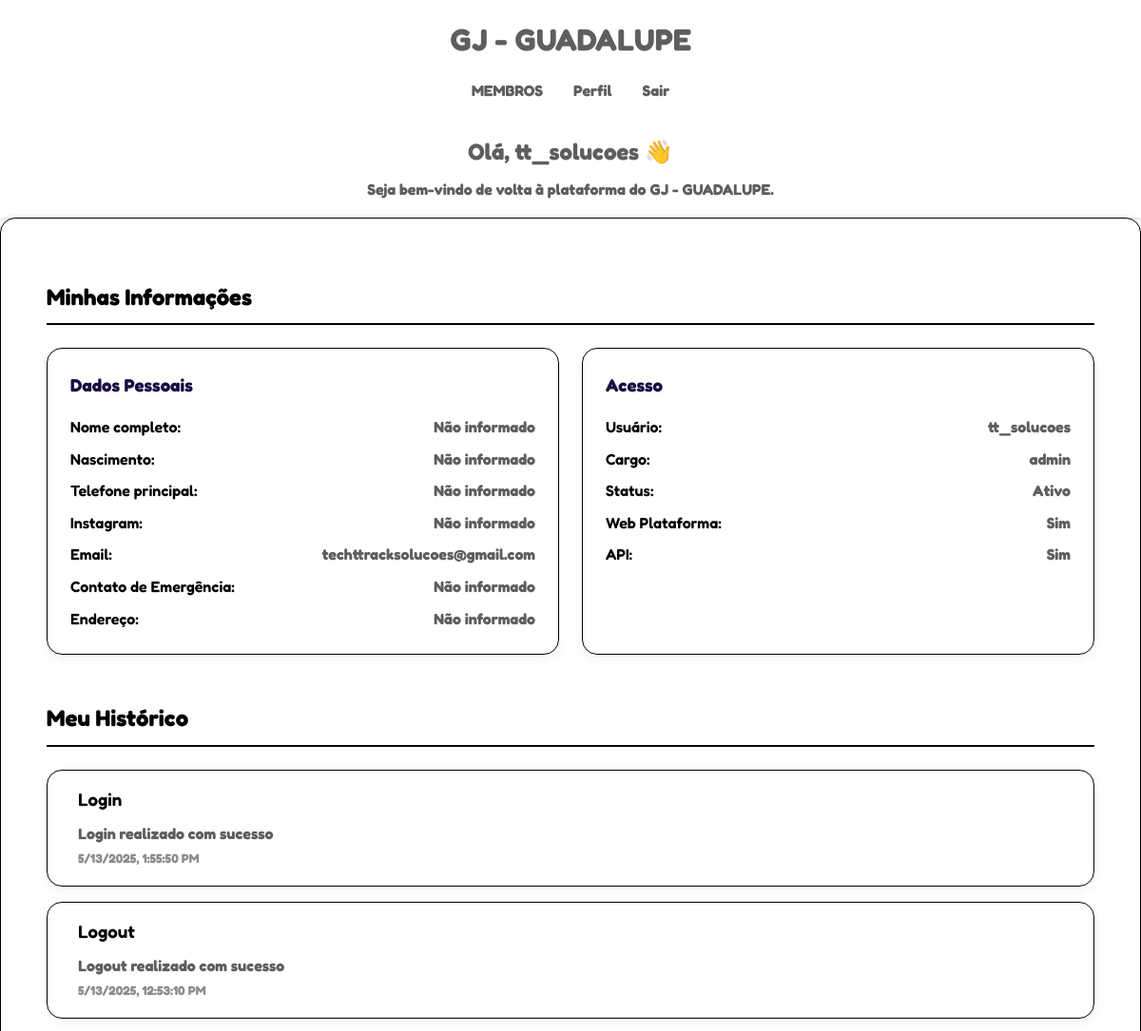
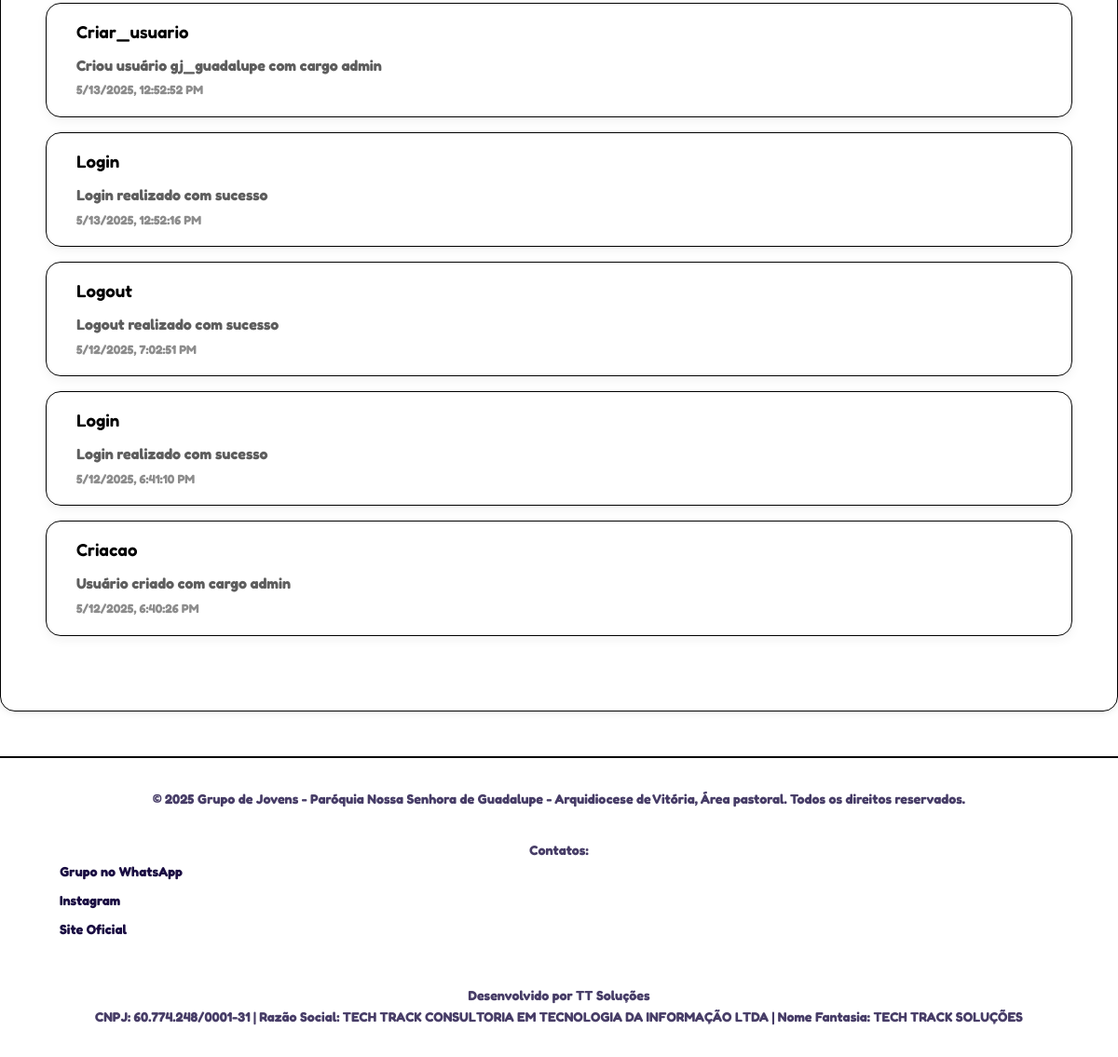
The app's page /perfil (signed in) with its own data (2 pictures, top to bottom).
### tables this page shows
CREATE TABLE usuarios (
    id INTEGER PRIMARY KEY AUTOINCREMENT,
    username TEXT UNIQUE NOT NULL,
    email TEXT NOT NULL,
    senha_hash TEXT NOT NULL,
    cargo TEXT NOT NULL DEFAULT 'user',
    acesso_api BOOLEAN DEFAULT FALSE,
    criado_em TIMESTAMP DEFAULT CURRENT_TIMESTAMP
, nome_completo TEXT, telefone TEXT, instagram TEXT, contato_emergencia TEXT, data_nascimento TEXT, endereco TEXT);

CREATE TABLE logs_usuarios (
    id INTEGER PRIMARY KEY AUTOINCREMENT,
    usuario_id INTEGER NOT NULL,
    acao TEXT NOT NULL,
    detalhes TEXT,
    data_hora TIMESTAMP DEFAULT CURRENT_TIMESTAMP,
    FOREIGN KEY (usuario_id) REFERENCES usuarios(id)
);

### app/routes/perfil.py (the view)
@app.route('/perfil')
def perfil():
    if 'user' not in session:
        return render_template('pages/public/home.html')
    username = session['user']['username']
    user_data = detalhar_usuario(username)
    print(user_data)
    user_logs = log_usuario(username)
    print(user_logs)
    return render_template('pages/private/perfil.html', user=user_data, logs=user_logs)

### app/routes/geral.py (called while the page is built)
@app.context_processor
def inject_now():
    if 'user' not in session:
        user = { 'is_authenticated': False }
    else:
        user = { 'is_authenticated': True }
    return {'now': datetime.now(), 'current_user': user}

### config/database/config/functions_db.py (called while the page is built)
def conectar_banco() -> sqlite3.Connection:
    from config.models.paths import path_data_base
    import os
    path_db = os.path.join(path_data_base, 'site_gj.db')
    try:
        conn = sqlite3.connect(path_db)
        return conn
    except sqlite3.Error as e:
        raise Exception(f"Erro ao conectar ao banco: {e}")

def executar_sql(sql: str) -> Union[str, list]:
    conn = conectar_banco()
    cursor = conn.cursor()
    try:
        cursor.execute(sql)
        if cursor.description:
            resultado = cursor.fetchall()
        else:
            conn.commit()
            resultado = "Sucesso ao executar"
        return resultado
    except sqlite3.Error as e:
        conn.rollback()
        raise Exception(f"Erro ao executar SQL: {e}")
    finally:
        cursor.close()
        conn.close()

### utils/modules/usuarios/functions.py (called while the page is built)
def log_usuario(username: str) -> List[Dict[str, Union[str, int]]]:
    query = f"""
SELECT l.acao, l.detalhes, l.data_hora
FROM logs_usuarios l
JOIN usuarios u ON l.usuario_id = u.id
WHERE u.username = '{username}'
ORDER BY l.data_hora DESC
    """
    resultados = executar_sql(query)
    return [{
        'acao': row[0],
        'detalhes': row[1],
        'data_hora': row[2]
    } for row in resultados]

### app/templates/pages/private/perfil.html (shortened to what this page needs)
{% extends "base.html" %}
{% from "macros/cards.jinja2" import info_card %}
{% block css %}
<link rel="stylesheet" href="{{ url_for('static', filename='css/pages/perfil.css') }}">
{% endblock %}
{% block content %}
<div class="profile-container">
    <section class="profile-section">
        <h2 class="section-title">Minhas Informações</h2>
        <div class="profile-grid">
            {{ info_card(
                title="Dados Pessoais",
                items=[
                    ('Nome completo', user.nome_completo or 'Não informado'),
                    ('Nascimento', user.data_nascimento or 'Não informado'),
                    ('Telefone principal', user.telefone or 'Não informado'),
                    ('Instagram', user.instagram or 'Não informado'),
                    ('Email', user.email),
                    ('Contato de Emergência', user.contato_emergencia or 'Não informado'),
                    ('Endereço', user.endereco or 'Não informado'),
                ]
            ) }}
            {{ info_card(
                title="Acesso",
                items=[
                    ('Usuário', user.username),
                    ('Cargo', user.cargo),
                    ('Status', 'Ativo'),
                    ('Web Plataforma', 'Sim'),
                    ('API', 'Sim' if user.acesso_api else 'Não')
                ]
            ) }}
        </div>
    </section>
    <section class="history-section">
        <h2 class="section-title">Meu Histórico</h2>
        <div class="history-list">
            {% for log in logs %}
                {% include 'components/log-card.html' %}
            {% endfor %}
        </div>
    </section>
{% endblock %}

### app/templates/base.html (shortened to what this page needs)
<!DOCTYPE html>
<html lang="pt-BR">
<head>
    <link rel="stylesheet" href="{{ url_for('static', filename='css/main.css') }}">
    <link rel="stylesheet" href="{{ url_for('static', filename='css/components/header.css') }}">
    <link rel="stylesheet" href="{{ url_for('static', filename='css/components/form.css') }}">
    <link rel="stylesheet" href="{{ url_for('static', filename='css/components/footer.css') }}">
    {% block css %}{% endblock %}
</head>
<body>
    {% include 'components/header.html' %}
    <main class="main-content">
        {% block content %}{% endblock %}
    </main>
    {% include 'components/footer.html' %}
</body>
</html>

### app/templates/macros/cards.jinja2
{% macro info_card(title, items) %}
<div class="info-card">
    <h3>{{ title }}</h3>
    <div class="info-list">
        {% for label, value in items %}
        <div class="info-item">
            <span class="info-label">{{ label }}:</span>
            <span class="info-value">{{ value }}</span>
        </div>
        {% endfor %}
    </div>
</div>
{% endmacro %}

### app/templates/components/header.html (shortened to what this page needs)
<header class="main-header">
    <div class="header-container">
        <div class="brand">
            <a href="/index">GJ - GUADALUPE</a>
        </div>
        <nav class="main-nav">
            <ul>
                {% if current_user.is_authenticated %}
                    <li><a href="/membros" title="Ir para membros">MEMBROS</a></li>
                    <li><a href="/perfil" title="Ir para perfil do sistema">Perfil</a></li>
                    <li><a href="/logout" title="Deslogar do sistema">Sair</a></li>
                {% else %}
                    <li><a href="/login" title="Realizar Login">Login</a></li>
                {% endif %}
            </ul>
        </nav>
        <div class="header-intro">
            {% if current_user.is_authenticated %}
                <h2 class="dashboard-title">Olá, {{ session.user.username }} 👋</h2>
                <p class="dashboard-subtext">Seja bem-vindo de volta à plataforma do GJ - GUADALUPE.</p>
            {% else %}
                <h2 class="public-title">Entre para mais recursos</h2>
                <p class="public-subtext">Crie uma conta ou faça login para ter acesso completo ao sistema.</p>
            {% endif %}
        </div>
    </div>
</header>

### app/templates/components/log-card.html (shortened to what this page needs)
<div class="log-card">
    <div class="log-details">
        <h3 class="log-title">{{ log.acao|title }}</h3>
        <p class="log-description">{{ log.detalhes }}</p>
        <small class="log-date">{{ log.data_hora }}</small>
    </div>
</div>

### app/templates/components/footer.html
<footer class="main-footer">
    <div class="footer-container">
        <p>
            &copy; {{ now.year }} Grupo de Jovens - Paróquia Nossa Senhora de Guadalupe - Arquidiocese de Vitória, Área pastoral. Todos os direitos reservados.
        </p>
        <div class="footer-contacts mt-1">
            <p><strong>Contatos:</strong></p>
            <ul>
                <li><a href="https://site-ttsolucoes.onrender.com/" target="_blank">Grupo no WhatsApp</a></li>
                <li><a href="https://www.instagram.com/gj.nsguadalupe/" target="_blank">Instagram</a></li>
                <li><a href="https://gj-guadalupe.onrender.com/" target="_blank">Site Oficial</a></li>
            </ul>
        </div>
        <div class="footer-credits mt-2">
            <p>
                Desenvolvido por
                <a href="https://site-ttsolucoes.onrender.com/" target="_blank" title="Site da TT Soluções">
                    TT Soluções
                </a>
                <br>
                CNPJ: 60.774.248/0001-31 |
                Razão Social: TECH TRACK CONSULTORIA EM TECNOLOGIA DA INFORMAÇÃO LTDA |
                Nome Fantasia: TECH TRACK SOLUÇÕES
            </p>
        </div>
    </div>
</footer>

### app/static/css/main.css (style rules this page uses)
:root { --text-color: #1A0D42; --background-color: #FFFFFF; --border-color: #000000; --primary-color: #1A0D42; --secondary-color: #34D399; --accent-color: #F59E0B; --danger-color: #EF4444; --success-color: #10B981; --info-color: #60A5FA; --warning-color: #FBBF24; --text-dark: #000000; --text-light: #5E5E5E; --background-soft: #F7F7F7; --background-card: #FFFFFF; --btn-primary-bg: var(--primary-color); --btn-primary-text: #ffffff; --btn-secondary-bg: var(--secondary-color); --btn-secondary-text: #ffffff; --modal-bg: rgba(0, 0, 0, 0.6); --modal-content-bg: #fff; --spacing-unit: 1rem; }
* { margin: 0; padding: 0; box-sizing: border-box; }
a { color: var(--primary-color); text-decoration: none; transition: color 0.3s ease; }
body { font-family: 'Fredoka', sans-serif; font-weight: bold; line-height: 1.6; color: var(--text-color); background-color: var(--background-color); }
.main-content { min-height: 80vh; padding: 2rem; max-width: 1200px; margin: 0 auto; background-color: var(--background-card); border: 1px solid var(--border-color); border-radius: 1rem; box-shadow: 0 0 10px rgba(0,0,0,0.1); }
.mt-1 { margin-top: 0.5rem; }
.mt-2 { margin-top: 1rem; }

### app/static/css/components/header.css (style rules this page uses)
.main-header { background-color: var(--dark-color); color: var(--text-light); padding: 1rem 0; box-shadow: 0 2px 5px rgba(0,0,0,0.1); }
.header-container { max-width: 1200px; margin: 0 auto; padding: 0 2rem; display: flex; flex-direction: column; align-items: center; text-align: center; }
.brand a { color: var(--text-light); text-decoration: none; font-size: 2rem; font-weight: bold; }
.main-nav ul { display: flex; flex-wrap: wrap; list-style: none; justify-content: center; padding: 0; margin: 1rem 0; }
.main-nav li { margin: 0 1rem; }
.main-nav a { color: var(--text-light); text-decoration: none; font-size: 1rem; transition: color 0.3s; }
.header-intro { margin-top: 0.5rem; }
.dashboard-title, .public-title { font-size: 1.5rem; margin: 0.5rem 0; }
.dashboard-subtext, .public-subtext { font-size: 1rem; margin: 0; }

### app/static/css/components/footer.css (style rules this page uses)
.main-footer { background-color: var(--dark-color); color: var(--text-light); padding: 2rem 0; margin-top: 3rem; font-size: 0.9rem; }
.footer-container { max-width: 1200px; margin: 0 auto; padding: 0 2rem; display: flex; flex-direction: column; gap: 1.5rem; }
.main-footer p { margin: 0; opacity: 0.8; text-align: center; }
.main-footer { background-color: var(--background-soft); color: var(--text-color); padding: 2rem; font-size: 0.9rem; border-top: 2px solid var(--border-color); }
.footer-container { max-width: 1200px; margin: 0 auto; }
.footer-contacts ul { list-style: none; padding: 0; }
.footer-contacts li { margin-bottom: 0.5rem; }
.footer-contacts a, .footer-credits a { color: var(--primary-color); font-weight: bold; transition: color 0.3s; }
@media (prefers-color-scheme: light) { .main-footer { background-color: var(--light-color); color: var(--dark-color); } }

### app/static/css/pages/perfil.css (style rules this page uses)
.profile-container { max-width: 1200px; margin: 2rem auto; padding: 0 1rem; }
.profile-section, .history-section { margin-bottom: 3rem; }
.section-title { color: var(--text-dark); margin-bottom: 1.5rem; padding-bottom: 0.5rem; border-bottom: 2px solid var(--border-color); }
.profile-grid { display: grid; grid-template-columns: repeat(auto-fit, minmax(300px, 1fr)); gap: 1.5rem; }
.info-card { background-color: var(--background-card); border: 1px solid var(--border-color); border-radius: 1rem; padding: 1.5rem; box-shadow: 0 4px 12px rgba(0, 0, 0, 0.05); }
.info-card h3 { color: var(--primary-color); margin-bottom: 1rem; }
.info-list { display: flex; flex-direction: column; gap: 0.5rem; }
.info-item { display: flex; justify-content: space-between; color: var(--text-dark); }
.info-label { font-weight: 600; color: var(--text-dark); }
.info-value { color: var(--text-light); }
.history-list { display: flex; flex-direction: column; gap: 1rem; }
.log-card { display: flex; align-items: flex-start; gap: 1rem; background-color: var(--background-card); padding: 1rem; border: 1px solid var(--border-color); border-radius: 1rem; box-shadow: 0 4px 12px rgba(0, 0, 0, 0.05); transition: transform 0.3s ease, box-shadow 0.3s ease; }
.log-details { flex: 1; }
.log-title { margin: 0 0 0.5rem 0; color: var(--text-dark); font-weight: 600; }
.log-description { margin: 0; color: var(--text-light); }
.log-date { color: var(--text-light); opacity: 0.7; }

### records on screen
usuarios: user.username "tt_solucoes", label "Email", email "techttracksolucoes@gmail.com", label "Usuário", username "tt_solucoes", label "Cargo", cargo "admin"
logs_usuarios: acao "Login", detalhes "Login realizado com sucesso"
logs_usuarios: acao "Logout", detalhes "Logout realizado com sucesso"
logs_usuarios: acao "Criar_usuario", detalhes "Criou usuário gj_guadalupe com cargo admin"
logs_usuarios: acao "Login", detalhes "Login realizado com sucesso"
logs_usuarios: acao "Logout", detalhes "Logout realizado com sucesso"
logs_usuarios: acao "Login", detalhes "Login realizado com sucesso"
logs_usuarios: acao "Criacao", detalhes "Usuário criado com cargo admin"

### other values on screen
{{ title }} "Dados Pessoais Acesso"
{{ label }} "Nome completo" "Nascimento" "Telefone principal" "Instagram" "Contato de Emergência" "Endereço" "Status" "Web Plataforma" "API"
{{ value }} "Não informado" "Não informado" "Não informado" "Não informado" "Não informado" "Não informado" "Ativo" "Sim" "Sim"
